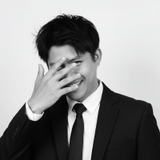
#> input picture Resources/About/kimookpong.png, 160 x 160 px
$ python despill.py ../../Resources/About/kimookpong.png
#> lines starting #> are read from the running program, lines starting #| are printed output that depends on the picture
"""Remove the green fringe left by chroma keying on wispy hair/fur: no pixel may be greener than it is red."""
import sys, glob
import numpy as np
from PIL import Image
for pattern in sys.argv[1:]:
    for f in glob.glob(pattern, recursive=True):
        a = np.asarray(Image.open(f).convert("RGBA")).astype(np.float32)
        r, g, b, al = a[..., 0], a[..., 1], a[..., 2], a[..., 3]
#> al: shape (160, 160) float32; every value is 255
        spill = np.clip(g - np.maximum(r, b) * 1.02, 0, None)
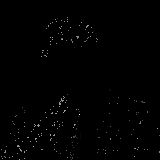
#> spill: shape (160, 160) float32; min 0, max 1.4, mean 0.00771; drawn with min black and max white
        g2 = g - spill
        # near-transparent greenish dust goes away entirely
        dust = (al < 90) & (g > r + 8)
#> dust: shape (160, 160) bool; every value is 0
        al2 = np.where(dust, 0, al)
        Image.fromarray(np.dstack([r, g2, b, al2]).clip(0, 255).astype(np.uint8)).save(f)
